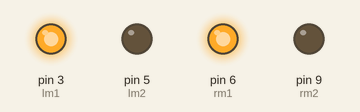
Recording of a sketch running on a simulated Arduino Uno, built with avr-gcc and run on an emulated ATmega328P. On the bench: output pins drawn as LEDs (lit = HIGH).

Above: at 0.1 s.
Timing chart, 0 to 1.6 s (numbered marks = the images above):
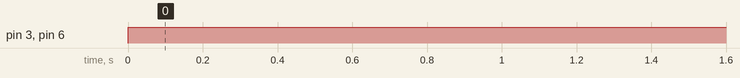

The sketch:

motor_check__.ino
```cpp
#define lm1 3
#define lm2 5
#define rm1 6
#define rm2 9

void setup() {
  pinMode(lm1, OUTPUT);
  pinMode(lm2, OUTPUT);
  pinMode(rm1, OUTPUT);
  pinMode(rm2, OUTPUT);

}

void loop() {
  analogWrite(lm1, 255);
  analogWrite(lm2, 0);
  analogWrite(rm1, 255);
  analogWrite(rm2, 0);

}
```

Measured:
- by itself, pin 3 (lm1), pin 6 (rm1): LOW → HIGH at 0.00 s
